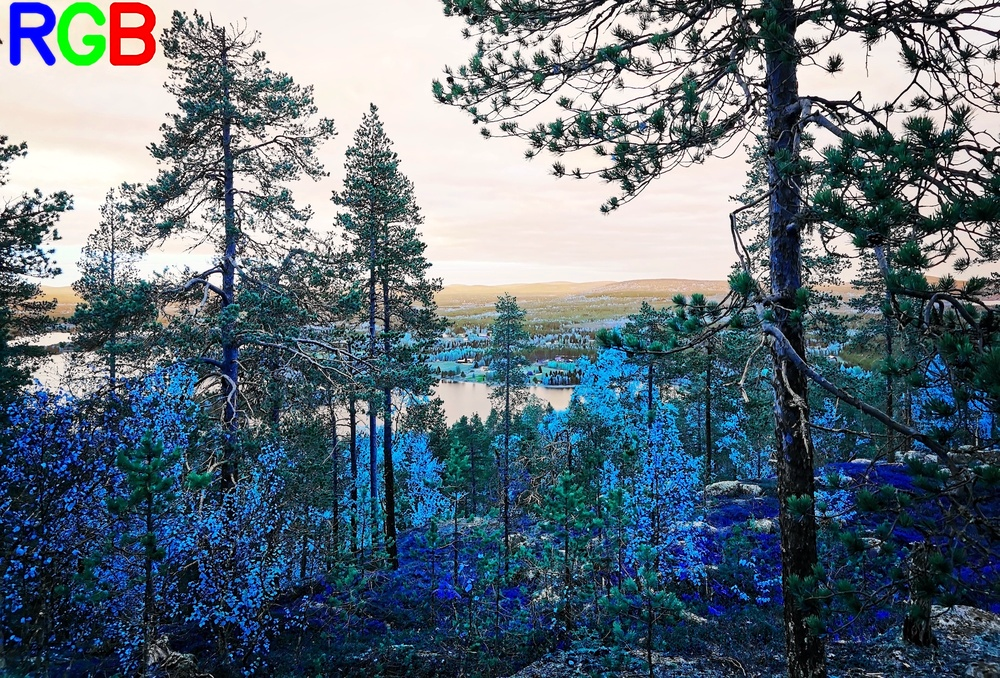
#> input picture ex1/images/lapland.jpeg, 1000 x 678 px, shrunk from 2000 x 1356 before the run; the run also reads 1 picture not shown here
$ jupyter execute --allow-errors CV-2025-exercises-01.ipynb
#> lines starting #> are read from the running program, lines starting #| are printed output that depends on the picture
# Exercise 1
### Computer Vision, Fall 2025
#### Name: <font color='blue'>Matias Paloranta</font>
---
**Instructions:**
- Return the answer in PDF and Jupyter Notebook formats.

- Return latest on<font color='red'> Sunday 14.9 at 23.50</font> via Moodle.

## Ex 1.1 Homogeneous Coordinates and Transformations (2 Points)

#### a) Translate $(t)$, scale $(s)$, and rotate $(r)$ a point $c=(c_x, c_y)$ on the xy-plane to a new location $(d_x, d_y)$ as illustrated below.


Using the translation $(2, 3)$, scaling $(-2, 8)$, and rotation $(70^{\circ})$, answer the following:

(i) Provide the matrix representation for the translation using homogeneous coordinates.

(ii) Provide the matrix representation for the scaling using homogeneous coordinates.

(iii) Provide the matrix representation for the rotation using homogeneous coordinates.

(iv) Transform the point $c=(3,4)$ on the xy-plane to a new location $(d_x, d_y)$ using the translation and scaling operations given in sections (i) and (ii). Perform two separate tasks: first translation then scaling, and first scaling then translation. Compare the final locations and state if the order of transformations matters. You only need to provide the final locations.

Hint:

 - We have provided empty matrices for you. Fill them with the correct values.

#### 1.1.a i) Translation

    Answer:
$$
Translation:
\begin{bmatrix}
   1 & 0 & 2 \\
   0 & 1 & 3 \\
   0 & 0 & 1 \\
\end{bmatrix}
\begin{bmatrix}
   c_x \\
   c_y \\
   1 \\
\end{bmatrix}
=
\begin{bmatrix}
   c_x + 2 \\
   c_y + 3 \\
   1 \\
\end{bmatrix}
$$

#### 1.1.a ii) Scaling

    Answer:

$$
Scale:
\begin{bmatrix}
   -2 & 0 & 0 \\
   0 & 8 & 0 \\
   0 & 0 & 1 \\
\end{bmatrix}
\begin{bmatrix}
   c_x \\
   c_y \\
   1 \\
\end{bmatrix}
=
\begin{bmatrix}
   -2 c_x \\
   8 c_y \\
   1 \\
\end{bmatrix}
$$

#### 1.1.a iii) Rotation

    Answer:

$$
Rotation:
\begin{bmatrix}
   \cos 70^\circ & -\sin 70^\circ & 0 \\
   \sin 70^\circ & \cos 70^\circ & 0 \\
   0 & 0 & 1 \\
\end{bmatrix}
\begin{bmatrix}
   c_x \\
   c_y \\
   1 \\
\end{bmatrix}
=
\begin{bmatrix}
   \cos 70^\circ c_x - \sin 70^\circ c_y \\
   \sin 70^\circ c_x + \cos 70^\circ c_y \\
   1 \\
\end{bmatrix}
$$

#### 1.1.a iv) Comparing the Outcomes: Translation Followed by Scaling vs. Scaling Followed by Translation

    Answer:

Set $c=(3,4)$.

First translation then scaling:
$$
\implies c^\prime
=
\begin{bmatrix}
    -4 \\
    35 \\
    1 \\
\end{bmatrix}
$$

First scaling then translation:
$$
\implies c^\prime
=
\begin{bmatrix}
    -10 \\
    56 \\
    1 \\
\end{bmatrix}
$$

Since the outcomes are not the same, the order of transformations matter.

#### b) Homogeneous line

i) Give the formula for presenting a homogeneous coordinate as a line. Plot the homogeneous lines $l_1$ and $l_2$ in a 2D coordinate system where $l_1 = (1,0,1)$ and $l_2 = (6,0,2)$. Describe what the lines look like.

ii) Calculate the point where the homogeneous lines $l_1$ and $l_2$ join. Are you able to plot this point in a 2D plot? Explain why if not.

Hint:

 - the (3x1) homogenous point vector x must satisfy both $I_1^Tx = 0$ and $I_2^Tx = 0$. In other words, it should be orthogonal to both $I_1$ and $I_2$.

    Answer:

i)

A homogenous line is a 3-vector $\boldsymbol{l}=(a, b, c)$ defining the set of points $\boldsymbol{x}=(x,y,1)$ satisfying the equation $$\boldsymbol{x} \cdot \boldsymbol{l} = ax + by + c = 0.$$

In 2D-space, for $\boldsymbol{l}_1=(1,0,1)$ we obtain $$x + 1 = 0 \implies x = -1$$ and for $\boldsymbol{l}_2=(6,0,2)$ we obtain $$6x + 2 = 0 \implies x=-\frac{1}{3}.$$

So we have two vertical lines at $x=-1$ and $x=-\frac{1}{3}$.

ii)

The intersection $\boldsymbol{x}$ is given by the cross product $\boldsymbol{x} = \boldsymbol{l}_1 \times \boldsymbol{l}_2$. For $\boldsymbol{l}_1 = (1,0,1)$ and $\boldsymbol{l}_2 = (6,0,2)$ we obtain

$$
\boldsymbol{x} = \boldsymbol{l}_1 \times \boldsymbol{l}_2 = (0,4,0).
$$

Since the last element of $\boldsymbol{x}$ is $0$, it represents a point at infinity and thus only it's projection can be plotted in a 2D plot.

## Ex 1.2 OpenCV basics and image manipulation with Python (3 points)

In this exercise we’ll start learning how to use Python and OpenCV for computer vision tasks.

[cell 1]
# Import Python packages needed in this week exercises.
from matplotlib import pyplot as plt
import numpy as np
import cv2

#### 1.2 a)

- Load the image located at 'images/lapland.jpeg'.
- State the shape (dimensions) of the image.
- Display the original image and each of its three color channels (Blue, Green, and Red) separately.

Hint:

- By default, OpenCV's `imread` function reads images in BGR format, while Matplotlib displays images in RGB format.
    - You can use OpenCV's `cv2.cvtColor(img, cv2.COLOR_BGR2RGB)` to convert the image from BGR to RGB.
- Images containing a single color channel are typically displayed using a grayscale colormap.
    - In matplotlib, you can use the parameter `cmap='gray'` to achieve this.

[cell 2]
img = cv2.imread("images/lapland.jpeg", cv2.IMREAD_COLOR_RGB)
#> img is the input picture: shape (678, 1000, 3); mean B, G, R 122.3, 110.8, 96.6
print(f"Image shape: {img.shape}")
#| Image shape: (678, 1000, 3)

r = img[:, :, 0]
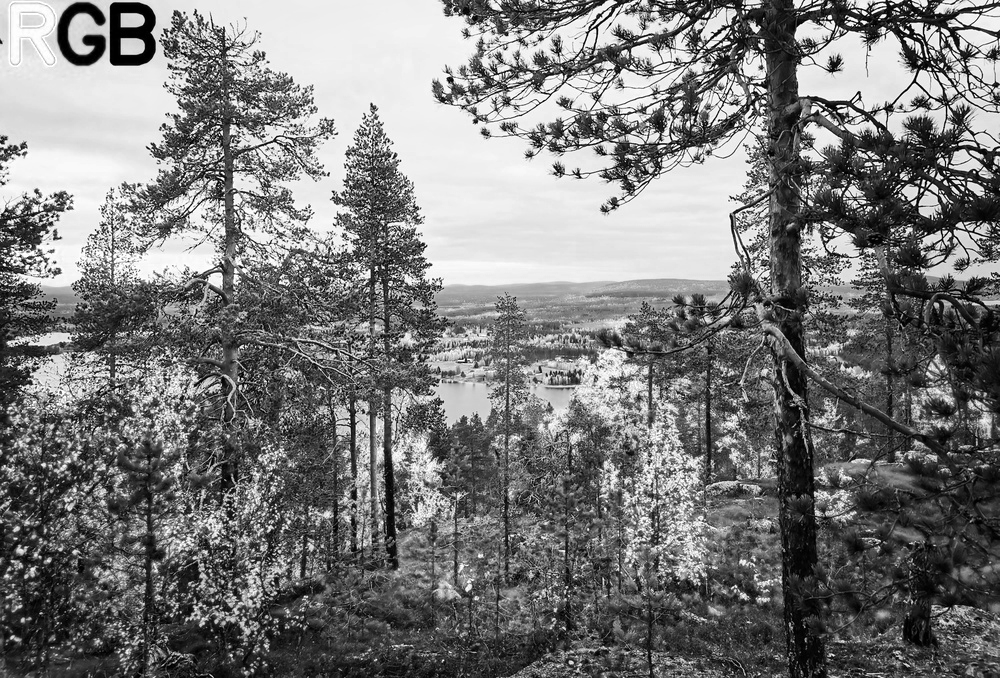
#> r: shape (678, 1000); min 0, max 255, mean 122.3
g = img[:, :, 1]
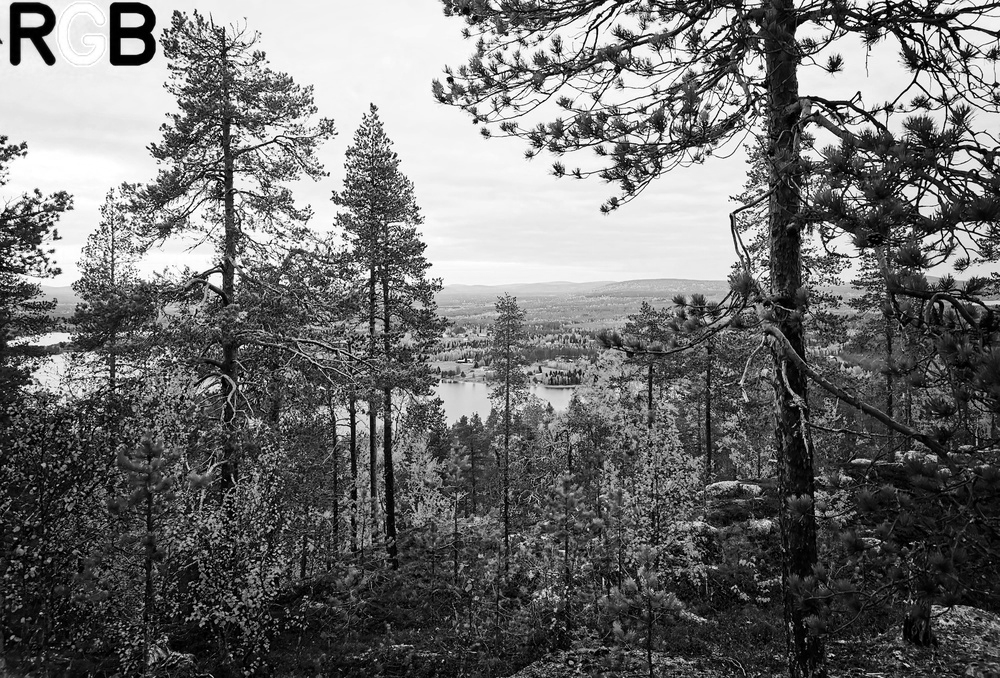
#> g: shape (678, 1000); min 0, max 255, mean 110.8
b = img[:, :, 2]
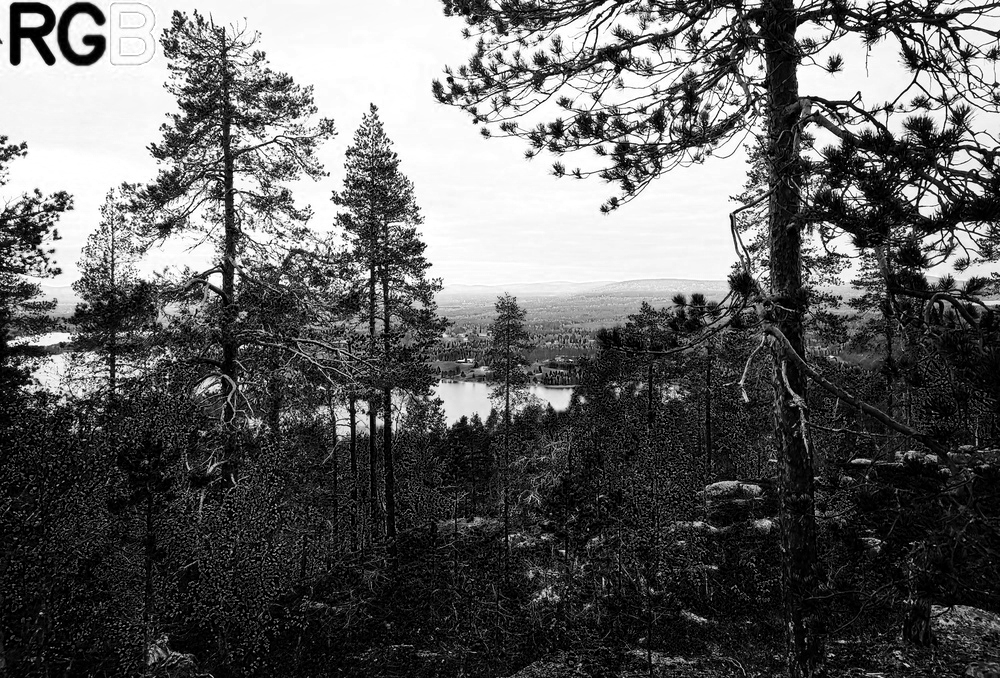
#> b: shape (678, 1000); min 0, max 255, mean 96.6

fig, ax = plt.subplots(1, 4, figsize=(10,10))

titles = "Original Red Green Blue".split()
cmaps = "gray Reds Greens Blues".split()
imgs = [img, r, g, b]

for i, img, c, title in zip(range(4), imgs, cmaps, titles):
    ax[i].imshow(img, cmap=c)
    ax[i].set_title(title)
    ax[i].axis("off")
#> this loop made 4 passes
#> (c, title) on passes 1 to 4: ('gray', 'Original'), ('Reds', 'Red'), ('Greens', 'Green'), ('Blues', 'Blue')
plt.tight_layout()
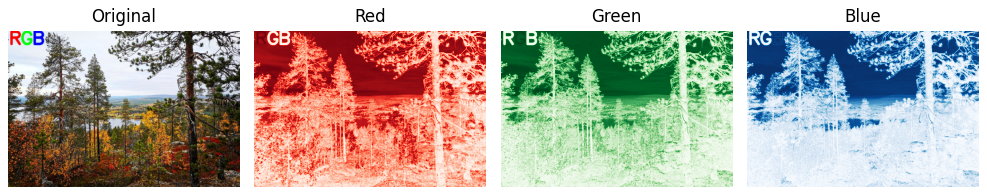
#> figure drawn by matplotlib, 4 panels; B, G, R data is drawn as R, G, B

#### 1.2 b)

- Load the grayscale image 'images/white_cross.png'.
- Identify the point (x, y) where the white lines intersect. Assume the origin (0,0) is at the top-left corner.

The image below illustrates the coordinate system employed in this exercise, which is also frequently utilized in computer vision.

Hints:

- The image contains only two color values: 0 and 255, indicating it's a 1-channel black and white image.
- The intersecting lines are straight, parallel to the axis, and have a thickness of one pixel.

[cell 3]
img = cv2.imread("images/white_cross.png", cv2.IMREAD_GRAYSCALE)
plt.imshow(img, cmap="gray")
rows, cols = np.nonzero(img) # indices of non-zero entries
#> rows = 1980 values from 0 to 249; cols = 1980 values, max 249 at index 617, min 0 at index 368, mean 154.2

# there will be a single repeating element in the row indices from which
# we can determine the the y-coordinate and similarly we can use column
# indices to determine the x-coordinate
uniques_y, counts = np.unique(rows, return_counts=True)
#> uniques_y = 250 values from 0 to 249; counts = 250 values, max 250 at index 92, min 2 at index 93, mean 7.92
#> (the rest of this cell did not finish here and is left out)
